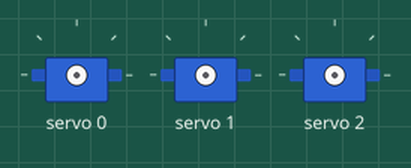
Bench run of a sketch on a simulated Arduino Uno, built with avr-gcc and run on an emulated ATmega328P. On the bench: 3 × servo. What the sketch prints to the serial monitor is not drawn.

Above: at 0.1 s.
Timing chart, 0 to 111.5 s (numbered marks = the images above):
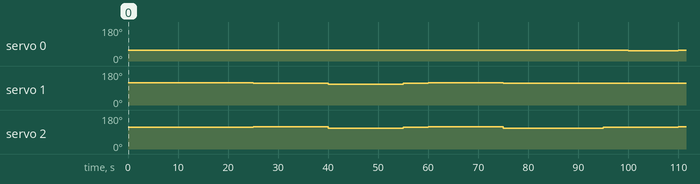

The sketch:

actions.ino
```cpp
// Original library source: https://github.com/adafruit/Adafruit-PWM-Servo-Driver-Library
#include <Wire.h>
#include <Adafruit_PWMServoDriver.h>

// The default I2C address of the PCA9685 board is 0x40
Adafruit_PWMServoDriver board1 = Adafruit_PWMServoDriver(0x40);

#define RACKNPIN_NUM 0
#define TOP_NUM 1
#define BOTTOM_NUM 2
#define BOTH_NUM -1
#define WHEEL1_NUM 3
#define WHEEL2_NUM 4
#define ACTION_STOP 0
#define ACTION_OPEN 1
#define ACTION_CLOSE 2
#define DIR_UP 2
#define DIR_DOWN 1
#define DIR_LEFT 1
#define DIR_RIGHT 2
#define WINCHDEADZONE 1700 + 20
#define RACKDEADZONE 1130 + 10
#define WHEELDEADZONE 1685

void setup() {
  Serial.begin(9600);
  Serial.println("32 channel Servo test!");

  board1.begin();
  board1.setPWMFreq(50); //(60);  // Analog servos run at ~60 Hz updates
  //yield();
}

void gripper(int servo_num, int action, int ms) {
  /*
    action = 0 -> stop, action = 1 -> open, action = 2 -> close
    servo_num = 1 -> top, servo_num = 2 -> bottom
    servo_num = -1 -> both top and bottom
  */

  //int pulse = action ? 1650 : 1750; // deadzone at 1700
  int pulse = !action ? WINCHDEADZONE : ((action == ACTION_OPEN) ? (WINCHDEADZONE - 50) : (WINCHDEADZONE + 50));
  if (servo_num == BOTH_NUM) {
    board1.writeMicroseconds(TOP_NUM, pulse);
    board1.writeMicroseconds(BOTTOM_NUM, pulse);
    delay(ms);
    board1.writeMicroseconds(TOP_NUM, WINCHDEADZONE);
    board1.writeMicroseconds(BOTTOM_NUM, WINCHDEADZONE);
  } else {
    board1.writeMicroseconds(servo_num, pulse);
    delay(ms);
    board1.writeMicroseconds(servo_num, WINCHDEADZONE);
  }
}

void vertical_move(int direction, int ms) {
  /*
    direction = 0 -> stop
    direction = 1 -> bottom gripper moves up w.r.t top gripper
    direction = 2 -> bottom gripper moves down w.r.t top gripper
  */

  int pulse = !direction ? RACKDEADZONE : ((direction == DIR_DOWN) ? (RACKDEADZONE - 50) : (RACKDEADZONE + 50));
  board1.writeMicroseconds(RACKNPIN_NUM, pulse);
  delay(ms);
  board1.writeMicroseconds(RACKNPIN_NUM, RACKDEADZONE);
  Serial.println("stopping!");
}

void horizontal_move(int direction, int ms) {
  /*
    direction = 0 -> stop, direction = 1 -> left, direction = 2 -> right
    ms = time in milliseconds to move in the given direction
    ms = -1 -> move indefinitely in the given direction
  */

  int pulse = !direction ? WHEELDEADZONE : ((direction == DIR_LEFT) ? (WHEELDEADZONE - 100) : (WHEELDEADZONE + 100));
  board1.writeMicroseconds(WHEEL1_NUM, pulse);
  board1.writeMicroseconds(WHEEL2_NUM, pulse);
  if (ms == -1) return;
  delay(ms);
  board1.writeMicroseconds(WHEEL1_NUM, WHEELDEADZONE);
  board1.writeMicroseconds(WHEEL2_NUM, WHEELDEADZONE);
}

void init_noboru() {
  /*
    Initialise the robot noboru to grab the tree trunk.
    You have 5 seconds to grab the tree
    trunk once both grippers are open.
  */
  gripper(BOTH_NUM, ACTION_OPEN,  15000); // 15 seconds to open both grippers
  gripper(BOTH_NUM, ACTION_STOP,  5000);  // 5 seconds still
  gripper(BOTH_NUM, ACTION_CLOSE, 15000); // 15 seconds to close both grippers
}

void stepup() {
  /*
    A single step climb up the tree.
    Only activate after noboru is initialised.
  */
  gripper(TOP_NUM, ACTION_OPEN, 20000);
  gripper(TOP_NUM, ACTION_STOP, 5000); //get rid of this line?
  vertical_move(DIR_DOWN, 10000);
  gripper(TOP_NUM, ACTION_CLOSE, 20000);

  gripper(BOTTOM_NUM, ACTION_OPEN, 20000);
  gripper(BOTTOM_NUM, ACTION_STOP, 5000); //get rid of this line?
  vertical_move(DIR_UP, 10000);
  gripper(BOTTOM_NUM, ACTION_CLOSE, 20000);
}

void stepdown() {
  // A single step downwards on tree.
  gripper(BOTTOM_NUM, ACTION_OPEN, 20000);
  gripper(BOTTOM_NUM, ACTION_STOP, 5000); //get rid of this line?
  vertical_move(DIR_DOWN, 10000);
  gripper(BOTTOM_NUM, ACTION_CLOSE, 20000);

  gripper(TOP_NUM, ACTION_OPEN,  20000);
  gripper(TOP_NUM, ACTION_STOP,  5000); //get rid of this line?
  vertical_move(DIR_UP, 10000);
  gripper(TOP_NUM, ACTION_CLOSE, 20000);
}

void scan() {
  // Scan the tree for branches.
}

void avoid_branch() {
  // Move the robot to avoid a branch.
  //scan()
  //horizontal_move(DIR_LEFT, 5000);
  //horizontal_move(DIR_RIGHT, 5000);
}

void loop() {
  delay(5000);
  //init_noboru();
  board1.writeMicroseconds(RACKNPIN_NUM, RACKDEADZONE);
  board1.writeMicroseconds(TOP_NUM, WINCHDEADZONE);
  board1.writeMicroseconds(BOTTOM_NUM, WINCHDEADZONE);
  // board1.writeMicroseconds(WHEEL1_NUM, WHEELDEADZONE);
  // board1.writeMicroseconds(WHEEL2_NUM, WHEELDEADZONE);
  gripper(TOP_NUM, ACTION_CLOSE, 20000);
  gripper(BOTTOM_NUM, ACTION_CLOSE, 15000);
  init_noboru();

  stepdown();
  stepup();

  // gripper(BOTTOM_NUM, ACTION_CLOSE, 5000);

  // Serial.println("moving up");
  //vertical_move(DIR_DOWN, 5000);
  // Serial.println("moving down");
  // vertical_move(DIR_DOWN, 5000);
  // Serial.println("moving left");
  // horizontal_move(DIR_LEFT, 5000);
  // Serial.println("moving right");
  // horizontal_move(DIR_RIGHT, 5000);
  delay(5000);

}
```

Measured:
- by itself, servo 0: 58° → 53° at 100 s, → 58° 10.0 s later
- by itself, servo 1: 119° → 114° at 25.0 s, → 109° 15.0 s later, → 114° 15.0 s later, → 119° 5.0 s later, … (5 changes in this stretch)
- by itself, servo 2: 114° → 119° at 25.0 s, → 109° 15.0 s later, → 114° 15.0 s later, → 119° 5.0 s later, … (7 changes in this stretch)
